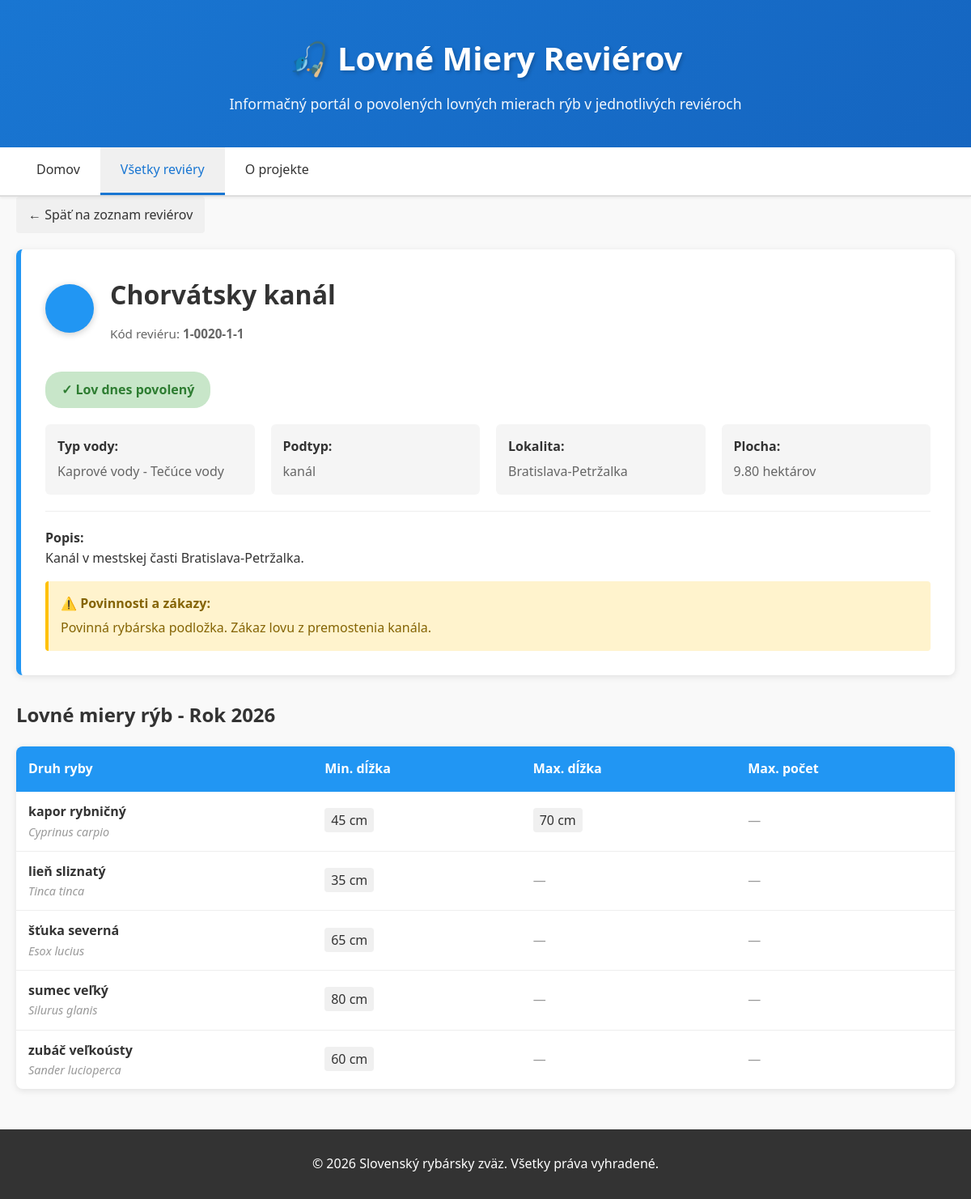
Screenshot of /detail.php?id=1 with the database file from the repository.
### tables this page shows
CREATE TABLE IF NOT EXISTS `reviery` (
  `id` INT AUTO_INCREMENT PRIMARY KEY,
  `kod_revieru` VARCHAR(20) NOT NULL UNIQUE,
  `nazev` VARCHAR(255) NOT NULL,
  `typ_vody_id` INT NOT NULL,
  `podtyp` VARCHAR(100),
  `plocha_ha` DECIMAL(10,2),
  `lokalita` VARCHAR(255),
  `popis` TEXT,
  `poznamky` TEXT,
  `zakaz_od` DATE,
  `zakaz_do` DATE,
  `povinnosti` TEXT,
  `created_at` TIMESTAMP DEFAULT CURRENT_TIMESTAMP,
  `updated_at` TIMESTAMP DEFAULT CURRENT_TIMESTAMP ON UPDATE CURRENT_TIMESTAMP,
  FOREIGN KEY (`typ_vody_id`) REFERENCES `typy_vod`(`id`)
);

CREATE TABLE IF NOT EXISTS `typy_vod` (
  `id` INT PRIMARY KEY,
  `nazev` VARCHAR(100) NOT NULL,
  `farba` VARCHAR(20) NOT NULL,
  `popis` TEXT
);

CREATE TABLE IF NOT EXISTS `lovne_miere` (
  `id` INT AUTO_INCREMENT PRIMARY KEY,
  `reviera_id` INT NOT NULL,
  `druh_ryby_id` INT NOT NULL,
  `rok` INT NOT NULL,
  `min_dlzka_cm` INT,
  `max_dlzka_cm` INT,
  `max_pocet` INT,
  `poznanka` TEXT,
  `created_at` TIMESTAMP DEFAULT CURRENT_TIMESTAMP,
  FOREIGN KEY (`reviera_id`) REFERENCES `reviery`(`id`),
  FOREIGN KEY (`druh_ryby_id`) REFERENCES `druhy_ryb`(`id`),
  UNIQUE KEY `unique_miera` (`reviera_id`, `druh_ryby_id`, `rok`)
);

CREATE TABLE IF NOT EXISTS `druhy_ryb` (
  `id` INT AUTO_INCREMENT PRIMARY KEY,
  `nazev` VARCHAR(100) NOT NULL,
  `vedecky_nazev` VARCHAR(150),
  `popis` TEXT,
  `created_at` TIMESTAMP DEFAULT CURRENT_TIMESTAMP
);

### models/Reviery.php (called while the page is built, shortened)
<?php
class Reviery {
    private $conn;
    private $table = 'reviery';
    public function __construct($db) {
        $this->conn = $db;
    }
    public function getById($id) {
        $query = 'SELECT r.*, t.nazev as typ_nazev, t.farba, t.popis as typ_popis
                  FROM ' . $this->table . ' r
                  JOIN typy_vod t ON r.typ_vody_id = t.id
                  WHERE r.id = ?';
        $stmt = $this->conn->prepare($query);
        $stmt->execute([$id]);
        return $stmt->fetch(PDO::FETCH_ASSOC);
    }
    public function getLoveneMiery($reviera_id) {
        $query = 'SELECT lm.*, dr.nazev as druh_nazev, dr.vedecky_nazev
                  FROM lovne_miere lm
                  JOIN druhy_ryb dr ON lm.druh_ryby_id = dr.id
                  WHERE lm.reviera_id = ? AND lm.rok = YEAR(NOW())
                  ORDER BY dr.nazev';
        $stmt = $this->conn->prepare($query);
        $stmt->execute([$reviera_id]);
        return $stmt->fetchAll(PDO::FETCH_ASSOC);
    }
    public function isLovPovoleny($reviera_id) {
        $query = 'SELECT r.zakaz_od, r.zakaz_do FROM ' . $this->table . ' r WHERE r.id = ?';
        $stmt = $this->conn->prepare($query);
        $stmt->execute([$reviera_id]);
        $result = $stmt->fetch(PDO::FETCH_ASSOC);
        if (!$result || !$result['zakaz_od'] || !$result['zakaz_do']) {
            return true;
        }
    }
}
?>

### public/detail.php (the view, shortened to what this page needs)
<?php
require_once '../models/Reviery.php';
$db = new Database();
$conn = $db->connect();
$id = intval($_GET['id']);
$revieryModel = new Reviery($conn);
$reviera = $revieryModel->getById($id);
$loveneMiery = $revieryModel->getLoveneMiery($id);
$lovPovoleny = $revieryModel->isLovPovoleny($id);
?>
<!DOCTYPE html>
<html lang="sk">
<head>
    <link rel="stylesheet" href="css/style.css">
</head>
<body>
    <header>
        <div class="container">
            <h1>🎣 Lovné Miery Reviérov</h1>
            <p>Informačný portál o povolených lovných mierach rýb v jednotlivých reviéroch</p>
        </div>
    </header>
    <nav class="navbar">
        <div class="container">
            <ul>
                <li><a href="index.php">Domov</a></li>
                <li><a href="reviery.php" class="active">Všetky reviéry</a></li>
                <li><a href="o-nas.php">O projekte</a></li>
            </ul>
        </div>
    </nav>
    <main class="container">
        <a href="reviery.php" class="back-link">← Späť na zoznam reviérov</a>
        <div class="detail-header">
            <div class="detail-header-top">
                <div class="color-circle"></div>
                <div class="header-info">
                    <h1><?php echo htmlspecialchars($reviera['nazev']); ?></h1>
                    <div class="kod">Kód reviéru: <strong><?php echo htmlspecialchars($reviera['kod_revieru']); ?></strong></div>
                </div>
            </div>
            <?php if ($lovPovoleny): ?>
                <span class="status-badge status-povoleny">✓ Lov dnes povolený</span>
            <?php else: ?>
                <span class="status-badge status-zakaz">⚠️ Dnes zákaz lovu</span>
            <?php endif; ?>
            <div class="detail-info">
                <div class="info-block">
                    <strong>Typ vody:</strong>
                    <span><?php echo htmlspecialchars($reviera['typ_nazev']); ?></span>
                </div>
                <?php if ($reviera['podtyp']): ?>
                    <div class="info-block">
                        <strong>Podtyp:</strong>
                        <span><?php echo htmlspecialchars($reviera['podtyp']); ?></span>
                    </div>
                <?php endif; ?>
                <?php if ($reviera['lokalita']): ?>
                    <div class="info-block">
                        <strong>Lokalita:</strong>
                        <span><?php echo htmlspecialchars($reviera['lokalita']); ?></span>
                    </div>
                <?php endif; ?>
                <?php if ($reviera['plocha_ha']): ?>
                    <div class="info-block">
                        <strong>Plocha:</strong>
                        <span><?php echo htmlspecialchars($reviera['plocha_ha']); ?> hektárov</span>
                    </div>
                <?php endif; ?>
            </div>
            <?php if ($reviera['popis']): ?>
                <div style="margin-top: 20px; padding-top: 20px; border-top: 1px solid #eee;">
                    <strong>Popis:</strong><br>
                    <p><?php echo htmlspecialchars($reviera['popis']); ?></p>
                </div>
            <?php endif; ?>
            <?php if ($reviera['povinnosti']): ?>
                <div style="margin-top: 15px; padding: 15px; background-color: #fff3cd; border-radius: 4px; border-left: 4px solid #ffc107;">
                    <strong style="color: #856404;">⚠️ Povinnosti a zákazy:</strong><br>
                    <p style="color: #856404; margin: 5px 0 0 0;"><?php echo htmlspecialchars($reviera['povinnosti']); ?></p>
                </div>
            <?php endif; ?>
        </div>
        <section>
            <h2 style="margin-bottom: 20px; color: #333;">Lovné miery rýb - Rok 2026</h2>
            <?php if (count($loveneMiery) > 0): ?>
                <table class="lovne-miery-table">
                    <thead>
                        <tr>
                            <th>Druh ryby</th>
                            <th>Min. dĺžka</th>
                            <th>Max. dĺžka</th>
                            <th>Max. počet</th>
                        </tr>
                    </thead>
                    <tbody>
                        <?php foreach ($loveneMiery as $miera): ?>
                            <tr>
                                <td>
                                    <div class="druh-nazev"><?php echo htmlspecialchars($miera['druh_nazev']); ?></div>
                                    <div class="vedecky-nazev"><?php echo htmlspecialchars($miera['vedecky_nazev']); ?></div>
                                </td>
                                <td>
                                    <?php if ($miera['min_dlzka_cm']): ?>
                                        <span class="limit-value"><?php echo intval($miera['min_dlzka_cm']); ?> cm</span>
                                    <?php else: ?>
                                        <span class="no-limit">—</span>
                                    <?php endif; ?>
                                </td>
                                <td>
                                    <?php if ($miera['max_dlzka_cm']): ?>
                                        <span class="limit-value"><?php echo intval($miera['max_dlzka_cm']); ?> cm</span>
                                    <?php else: ?>
                                        <span class="no-limit">—</span>
                                    <?php endif; ?>
                                </td>
                                <td>
                                    <?php if ($miera['max_pocet']): ?>
                                        <span class="limit-value"><?php echo intval($miera['max_pocet']); ?> ks</span>
                                    <?php else: ?>
                                        <span class="no-limit">—</span>
                                    <?php endif; ?>
                                </td>
                            </tr>
                        <?php endforeach; ?>
                    </tbody>
                </table>
            <?php else: ?>
                <div style="background: white; padding: 30px; text-align: center; border-radius: 8px; box-shadow: 0 2px 8px rgba(0,0,0,0.1);">
                    <p>Pre tento reviér nie sú definované lovné miery</p>
                </div>
            <?php endif; ?>
        </section>
    </main>
    <footer>
        <div class="container">
            <p>&copy; 2026 Slovenský rybársky zväz. Všetky práva vyhradené.</p>
        </div>
    </footer>
</body>
</html>

### public/css/style.css (style rules this page uses)
:root { --primary-color: #1976D2; --secondary-color: #f44336; --success-color: #4CAF50; --warning-color: #FFC107; --danger-color: #f44336; --light-bg: #f5f5f5; --border-color: #ddd; --text-color: #333; --text-light: #666; }
* { margin: 0; padding: 0; box-sizing: border-box; }
body { font-family: 'Segoe UI', Tahoma, Geneva, Verdana, sans-serif; color: var(--text-color); line-height: 1.6; background-color: #f9f9f9; }
.container { max-width: 1200px; margin: 0 auto; padding: 0 20px; }
header { background: linear-gradient(135deg, var(--primary-color) 0%, #1565C0 100%); color: white; padding: 40px 0; text-align: center; box-shadow: 0 2px 5px rgba(0,0,0,0.1); }
header h1 { font-size: 2.5em; margin-bottom: 10px; text-shadow: 2px 2px 4px rgba(0,0,0,0.2); }
header p { font-size: 1.1em; opacity: 0.95; }
.navbar { background-color: #fff; border-bottom: 2px solid var(--border-color); position: sticky; top: 0; z-index: 100; box-shadow: 0 2px 3px rgba(0,0,0,0.05); }
.navbar ul { list-style: none; display: flex; gap: 0; }
.navbar a { display: block; padding: 15px 25px; text-decoration: none; color: var(--text-color); border-bottom: 3px solid transparent; transition: all 0.3s ease; font-weight: 500; }
.navbar a:hover, .navbar a.active { border-bottom-color: var(--primary-color); background-color: #f0f0f0; color: var(--primary-color); }
main { padding: 40px 0; }
footer { background-color: #333; color: white; text-align: center; padding: 30px 0; margin-top: 50px; }
footer p { margin: 0; }

### rows the page displays
reviery: nazev "Chorvátsky kanál", kod_revieru "1-0020-1-1", typ_vody.nazev "Kaprové vody - Tečúce vody", podtyp "kanál", lokalita "Bratislava-Petržalka", plocha_ha "9.80", popis "Kanál v mestskej časti Bratislava-Petržalka.", povinnosti "Povinná rybárska podložka. Zákaz lovu z premostenia kanála."
lovne_miere: druh_ryby.nazev "kapor rybničný", druh_ryby.vedecky_nazev "Cyprinus carpio", min_dlzka_cm "45", max_dlzka_cm "70"
lovne_miere: druh_ryby.nazev "lieň sliznatý", druh_ryby.vedecky_nazev "Tinca tinca", min_dlzka_cm "35"
lovne_miere: druh_ryby.nazev "šťuka severná", druh_ryby.vedecky_nazev "Esox lucius", min_dlzka_cm "65"
lovne_miere: druh_ryby.nazev "sumec veľký", druh_ryby.vedecky_nazev "Silurus glanis", min_dlzka_cm "80"
lovne_miere: druh_ryby.nazev "zubáč veľkoústy", druh_ryby.vedecky_nazev "Sander lucioperca", min_dlzka_cm "60"
